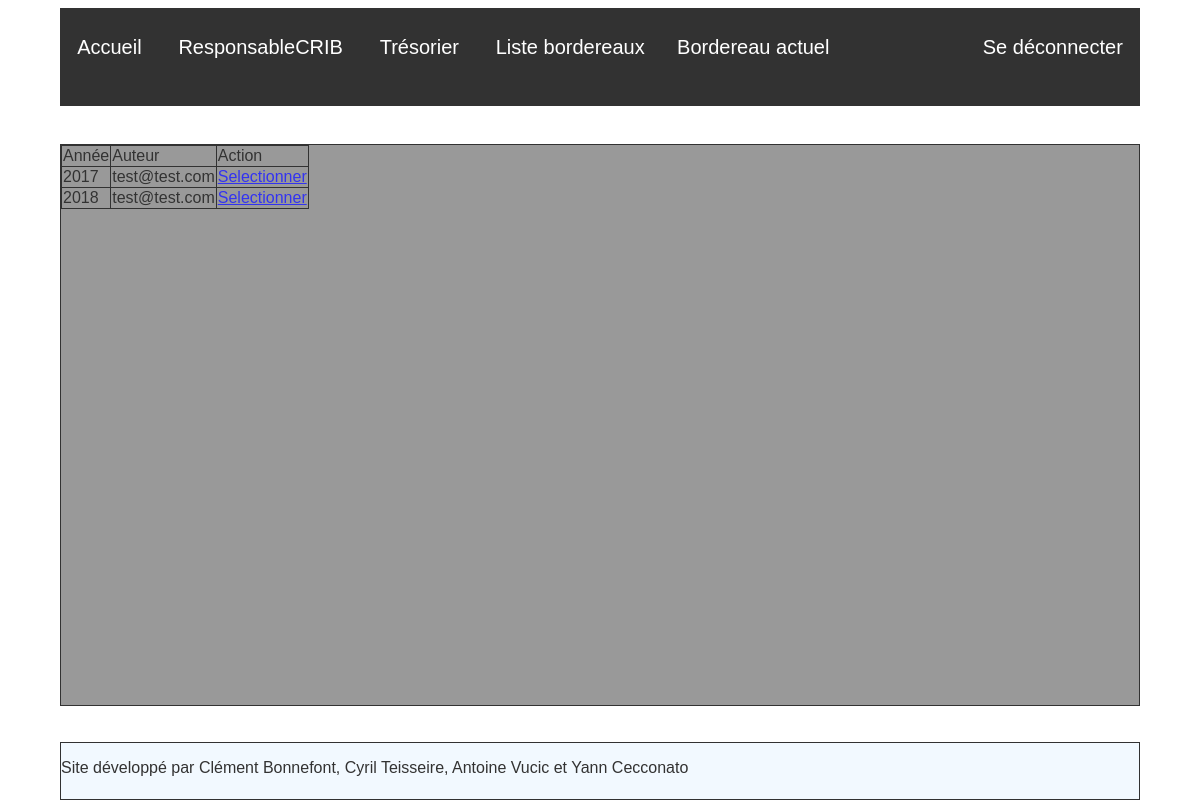
The app's page /Pages/Bordereau/listeBordereaux.php (signed in) with its own data.
### tables this page shows
CREATE TABLE `bordereau` (
  `IdBordereau` int(11) NOT NULL,
  `Annee` varchar(4) DEFAULT NULL,
  `AdresseMail` varchar(25) NOT NULL,
  `IdTresorier` int(11) DEFAULT NULL,
  `validite` boolean DEFAULT '0'
);

### assets/DAO/DAO.php (called while the page is built, shortened)
<?php
class DAO{
    function __construct(){
        $user = "root";
        $password = "";
        $host = "localhost";
        $name = "fredi";
        $dsn = 'mysql:host=' . $host . ';dbname=' . $name;
        try {
            $pdo = new PDO($dsn, $user, $password, array(PDO::MYSQL_ATTR_INIT_COMMAND => "SET NAMES utf8"));
            $pdo->setAttribute(PDO::ATTR_ERRMODE, PDO::ERRMODE_EXCEPTION);
        } catch (PDOException $e) {
            echo("<p>Erreur lors de la connexion : " . $e->getMessage().'<p>');
        }
        $this->pdo = $pdo;
    }
}
?>

### assets/DAO/bordereauDAO.php (called while the page is built, shortened)
<?php
class bordereauDAO extends DAO {
    function findAllBordereaux($email) {
        $sql = "select * from bordereau where AdresseMail= :email";
        try {
        $sth = $this->pdo->prepare($sql);
        $sth->execute(array(":email" => $email));
        $rows = $sth->fetchAll(PDO::FETCH_ASSOC);
        } catch (PDOException $e) {
        throw new Exception("Erreur lors de la requête SQL : " . $e->getMessage());
        }
        $bordereaux = array();
        foreach ($rows as $row) {
        $bordereaux[] = new Bordereau($row);
        }
        return $bordereaux;
    }
}
?>

### assets/class/bordereau.php (called while the page is built, shortened)
<?php
 class bordereau{
    private $annee = "?";
    private $adresseMail;
    function get_idBordereau() {
        return $this->IDbordereau;
    }
    function get_annee() {
        return $this->annee;
    }
    function get_adresseMail() {
        return $this->adresseMail;
    }
    function set_idBordereau($IDbordereau) {
        $this->IDbordereau = $IDbordereau;
    }
    function set_annee($annee) {
        $this->annee = $annee;
    }
    function set_adresseMail($adresseMail) {
        $this->adresseMail = $adresseMail;
    }
    function hydrater(array $tableau) {
        foreach ($tableau as $cle => $valeur) {
            $methode = 'set_' . $cle;
        }
    }
}
?>

### Pages/Bordereau/listeBordereaux.php (the view, shortened to what this page needs)
<?php
    $bordereauDAO = new bordereauDAO();
    $email = $_SESSION["email"];
    $bordereaux = $bordereauDAO->findAllBordereaux($email);
?>
<!DOCTYPE html>
<html lang="fr">
  <head>
    <link rel="stylesheet" type="text/css" href="../../assets/css/styles.css"/>
  </head>
  <body>
    <header>
        <?php
          include "../../assets/include/menu2.php";
        ?>
    </header>
    <section>
      <?php
      echo "<table>";
        echo '<tr>';
          echo '<td>Année</td>';
          echo '<td>Auteur</td>';
          echo '<td>Action</td>';
        echo '</tr>';
      foreach($bordereaux as $bordereau){
        echo '<tr>';
          echo '<td>'.$bordereau->get_annee().'</td>';
          echo '<td>'.$bordereau->get_adresseMail().'</td>';
          echo '<td><a href="bordereau2.php?annee='.$bordereau->get_annee().'&amp;idBordereau='.$bordereau->get_idBordereau().'">Selectionner</a></td>';
        echo '</tr>';
      }
      echo "</table>";
      ?>
    </section>
    <footer>
        <p>Site développé par Clément Bonnefont, Cyril Teisseire, Antoine Vucic et Yann Cecconato</p>
    </footer>
  </body>
</html>

### assets/css/styles.css (style rules this page uses)
html { font-family : Verdanan, arial, 'times news roman'; opacity: 0.8; padding: 0; margin: 0; }
body { margin: 0px; padding: 0px; background-size: cover; background-repeat:no-repeat; }
header { position : absolute; left: 5%; right: 5%; top : 1%; bottom: 89%; height: 12%; font-size: 1em; background-color : black; border: 1px solid black; word-wrap : break-word; overflow: auto; }
section { position : absolute; height: 70%; left: 5%; right: 5%; top : 18%; background-color : grey; border: 1px solid black; word-wrap : break-word; overflow: auto; }
footer { position : absolute; left: 5%; right: 5%; bottom : 0%; height: 7%; background-color : #F0F8FF; border: 1px solid black; word-wrap : break-word; overflow: hidden; }
table, th, td { border: 1px solid black; border-collapse: collapse; width: 9%; }

### records on screen
bordereau: Annee "2017", AdresseMail "test@test.com"
bordereau: Annee "2018", AdresseMail "test@test.com"
